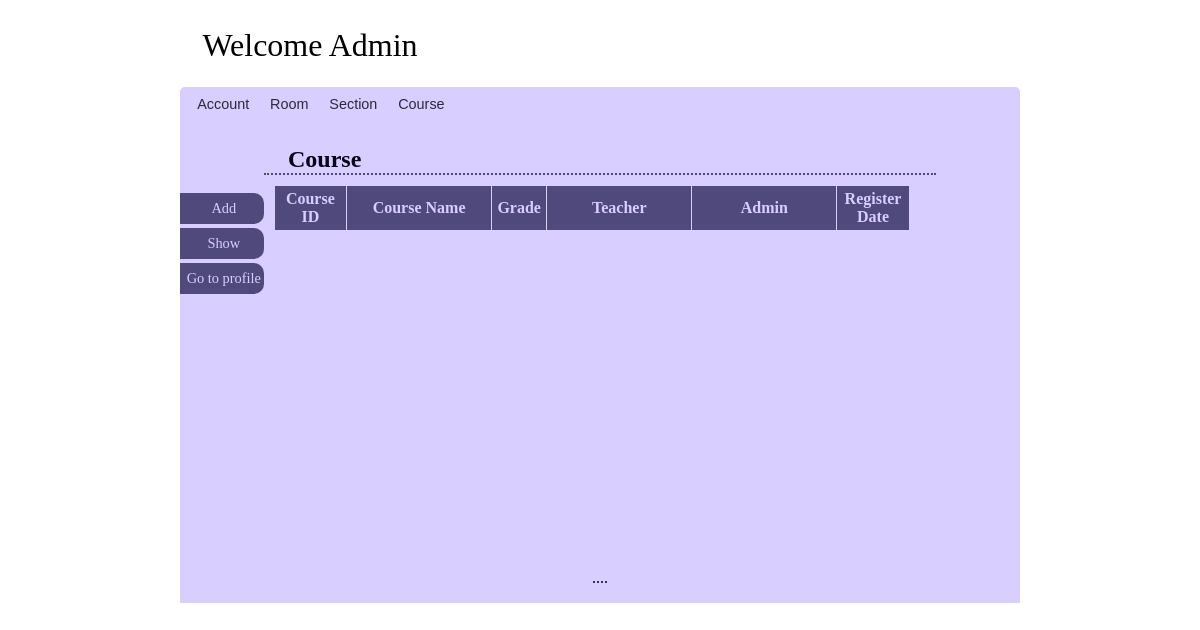
The page /file/show_course.php on the database as committed earlier.
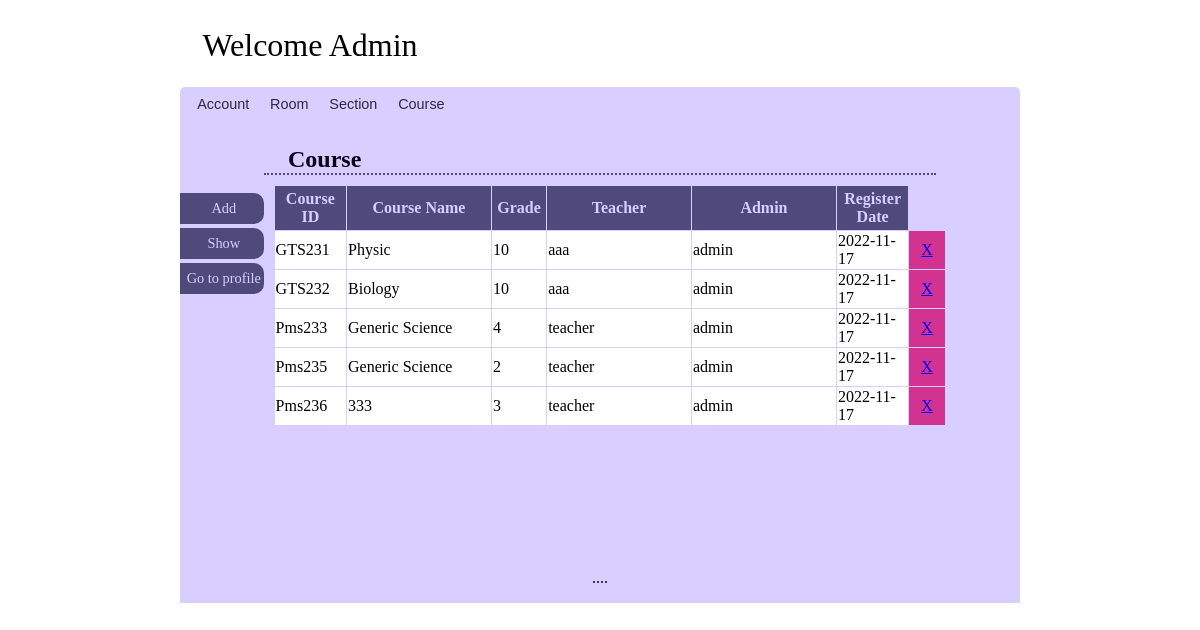
The same page on the database as committed later.
### tables this page shows
CREATE TABLE `course` (
  `course_id` varchar(6) NOT NULL,
  `course_name` varchar(30) DEFAULT NULL,
  `grade_to_learn` int(2) DEFAULT NULL,
  `teacher_id` int(10) DEFAULT NULL,
  `admin_id` int(10) DEFAULT NULL,
  `regis_date` date DEFAULT NULL
);

CREATE TABLE `account` (
  `user_id` int(10) NOT NULL,
  `f_name` varchar(30) DEFAULT NULL,
  `l_name` varchar(30) DEFAULT NULL,
  `username` varchar(30) NOT NULL,
  `passwd` varchar(30) NOT NULL,
  `email` varchar(30) DEFAULT NULL,
  `user_picture` longblob DEFAULT NULL,
  `type` varchar(13) DEFAULT NULL,
  `admin_id` int(10) DEFAULT NULL,
  `regis_date` date DEFAULT NULL
);

### file/show_course.php (the view, shortened to what this page needs)
<?php require_once('connect.php'); ?>
<!DOCTYPE html>
<html>
<head>
    <link rel="stylesheet" href="style.css">
</head>
<body>
<div id="wrapper">
	<div id="div_header">
        Welcome Admin
	</div>
	<div id="div_subhead">
        <ul id = "menu">
            <il><a href="show_account.php">Account</a></il>
            <il><a href="show_room.php">Room</a></il>
            <il><a href="show_section.php">Section</a></il>
            <il><a href="show_course.php">Course</a></il>
        </ul>
	</div>
	<div id="div_main">
        <div id= "div_left">
            <ul>
                <li><a href="add_course.php">Add</a></li>
                <li><a href="show_course.php">Show</a></li>
                <li><a href="accountprofile.php">Go to profile</a></li>
            </ul>
        </div>
		<div id="div_content" class="form">
            <h2>Course</h2>
            <table>
                <col width="10%">
                <col width="20%">
                <col width="5%">
                <col width="20%">
                <col width="20%">
                <col width="10%">
                <col width = "5%">
                <tr>
                    <th>Course ID</th>
                    <th>Course Name</th>
                    <th>Grade</th>
                    <th>Teacher</th>
                    <th>Admin</th>
                    <th>Register Date</th>
                </tr>
                <?php
                    $q="select c.course_id, c.course_name, c.grade_to_learn, c.teacher_id, teacher.f_name as teacher_name, c.admin_id, admin.f_name as admin_name, c.regis_date from course c join account admin join account teacher where c.admin_id = admin.user_id and c.teacher_id = teacher.user_id";
                    $result=$mysqli->query($q);
                    while($row=$result->fetch_array()){ ?>
                    <tr>
                        <td><?=$row['course_id']?></td>
                        <td><?=$row['course_name']?></td>
                        <td><?=$row['grade_to_learn']?></td>
                        <td><?=$row['teacher_name']?></td>
                        <td><?=$row['admin_name']?></td>
                        <td><?=$row['regis_date']?></td>
                        <td style="background-color: #d23390; text-align: center;"><a href="delete.php?courseid=<?=$row['course_id']?>">X</a></td>
                    </tr>
                <?php }?>
            </table>
		</div>
	    <div id="div_footer">
	</div>
</div>
</body>
</html>

### file/style.css (style rules this page uses)
div#wrapper { margin: 0px auto; width: 70%; min-width:600px; padding-top: 0.3em; }
body { font-family: Calibri; margin:0px; }
div#div_main { position:relative; background-color: #d8ceff; }
div#div_header { font-size: 2em; padding:0.7em; background-color: white; color:black; }
div#div_subhead { background-color: #d8ceff; border-top-left-radius: 5px; border-top-right-radius: 5px; }
div#div_left { position:absolute; top:0px; left:0px; bottom:0px; width:10%; }
div#div_left ul { color:#d8ceff; list-style-type: none; font-size:0.9em; margin-top: 5em; margin-bottom: .5em; padding:0; }
div#div_left li { padding-left: 0.25em; padding-top: 0.5em; padding-bottom: 0.5em; margin-top: .25em; background-color:#4f497c; border-top-right-radius: 10px; border-bottom-right-radius: 10px; text-align:center; display: block; }
div#div_left a { font-family: Calibri; color:#d8ceff; }
div#div_left a:link, #menu a:visited { text-decoration: none; }
div#div_content { background-color: #d8ceff;; width:80%; margin-left:10%; padding:1em 0em; min-height: 400px; border-bottom-left-radius: 5px; border-bottom-right-radius: 5px; }
div#div_footer { text-align:center; padding:1em; background-color: #d8ceff; border-bottom-left-radius: 5px; border-bottom-right-radius: 5px; }
div#div_footer:after { content: '....'; }
ul#menu { list-style-type: none; font-size:0.9em; margin:0; padding:0.6em; }
#menu a { font-family: Verdana, sans-serif; padding:0.6em; color:#2e283c; }
#menu a:link, #menu a:visited { text-decoration: none; }
h2 { color: #080217; margin-top:0.4em; margin-bottom:0.4em; padding-left: 1em; border-bottom:2px dotted #4f497c; }
th { padding: .25em .25em .25em .25em; border: 1px solid #d8ceff; background-color: #4f497c; color: #d8ceff; }
td { border: 1px solid #d8ceff; background-color: white; }
table { border-collapse: collapse; margin: .6em; width: 100%; }

Rows that differ between the two databases and show on the page:
added course: course_id "GTS231", course_name "Physic", grade_to_learn "10", teacher.f_name "aaa", account.f_name "admin", regis_date "2022-11-17"
added course: course_id "GTS232", course_name "Biology", grade_to_learn "10", teacher.f_name "aaa", account.f_name "admin", regis_date "2022-11-17"
added course: course_id "Pms233", course_name "Generic Science", grade_to_learn "4", teacher.f_name "teacher", account.f_name "admin", regis_date "2022-11-17"
added course: course_id "Pms235", course_name "Generic Science", grade_to_learn "2", teacher.f_name "teacher", account.f_name "admin", regis_date "2022-11-17"
added course: course_id "Pms236", course_name "333", grade_to_learn "3", teacher.f_name "teacher", account.f_name "admin", regis_date "2022-11-17"
